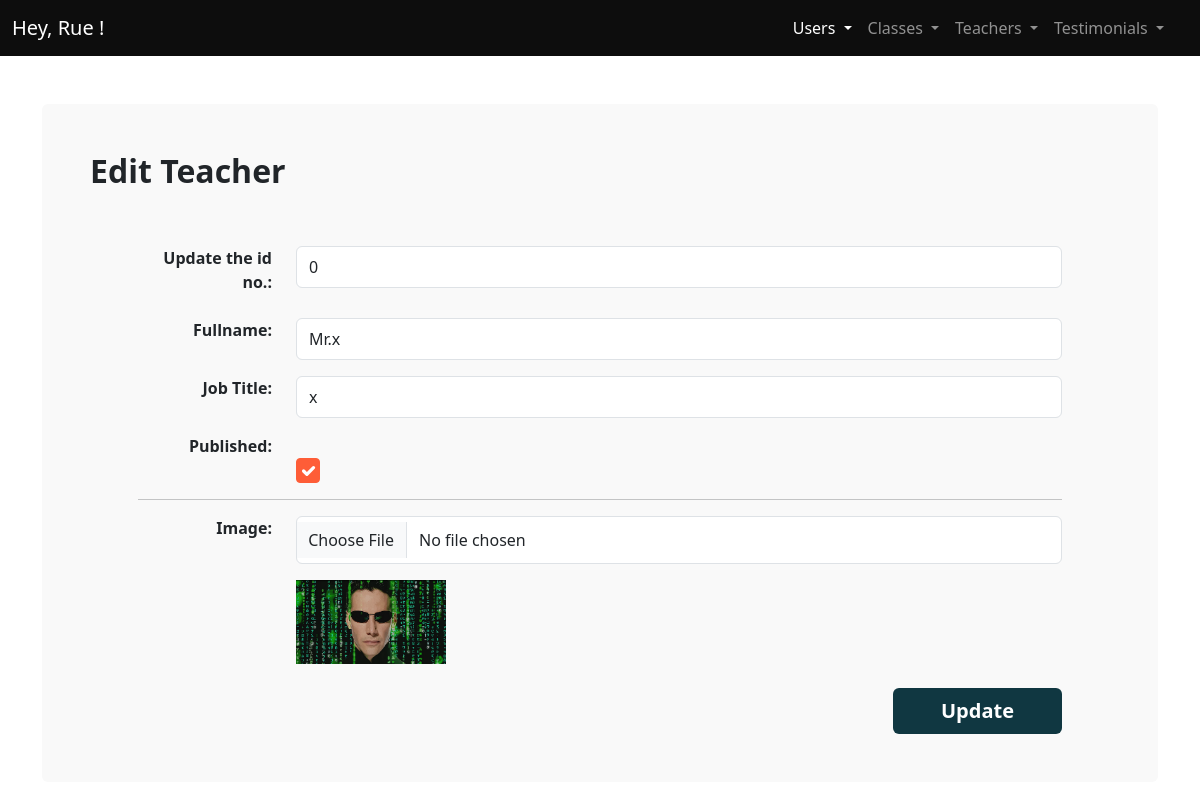
Page /admin/Updatetea.php?idtea=0 (signed in) on the committed database.
### tables this page shows
CREATE TABLE `teachers` (
  `idtea` int(11) NOT NULL,
  `regDate` timestamp NOT NULL DEFAULT current_timestamp(),
  `fullname` varchar(100) NOT NULL,
  `Jobtitle` varchar(300) NOT NULL,
  `image` varchar(150) NOT NULL,
  `pub` tinytext NOT NULL COMMENT '0 blocked; 1 active'
);

### admin/Updatetea.php (the view, shortened to what this page needs)
<?php
require_once "includes/conn.php";
if (isset($_GET['idtea'])) {
    try {
        $sql = "SELECT * FROM `teachers` WHERE idtea = ?;";
        $stmt = $conn->prepare($sql);
        $idtea = $_GET['idtea'];
        $stmt->execute([$idtea]);
        $tea = $stmt->fetch();
    } catch (PDOException $e) {
        $error = "Connection failed: " . $e->getMessage();
    }
} else {
    header('Location: ./teachers.php');
    die();
}
?>
<!DOCTYPE html>
<html lang="en">
  <head>
    <link rel="stylesheet" href="css/main.min.css" />
    <link rel="stylesheet" href="css/styles.css" />
  </head>
  <body>
    <main>
      <?php require_once "includes/NAVbar.php";?>
      <div class="container my-5">
        <div class="bg-light p-5 rounded">
          <h2 class="fw-bold fs-2 mb-5 pb-2">Edit Teacher</h2>
	      <form action="" method="POST" class="px-md-5"  enctype="multipart/form-data">
          <div class="form-group mb-3 row">
              <label for="" class="form-label col-md-2 fw-bold text-md-end"
                >Update the id no.:</label
              >
              <div class="col-md-10">
                <input
                  type="integer"
                  placeholder="e.g. 6"
                  class="form-control py-2"
                  name="idtea"
                  value="<?php echo $tea['idtea'] ?>"
                />
              </div>
            </div>
            <div class="form-group mb-3 row">
              <label for="" class="form-label col-md-2 fw-bold text-md-end"
                >Fullname:</label
              >
              <div class="col-md-10">
                <input
                  type="text"
                  placeholder="e.g. John Doe"
                  class="form-control py-2"
                  name="fullname"
                  value="<?php echo $tea['fullname'] ?>"
                />
              </div>
            </div>
            <div class="form-group mb-3 row">
              <label for="" class="form-label col-md-2 fw-bold text-md-end"
                >Job Title:</label
              >
              <div class="col-md-10">
                <input
                  type="text"
                  placeholder="e.g. Content Creator"
                  class="form-control py-2"
                  name="Jobtitle"
                  value="<?php echo $tea['Jobtitle'] ?>"
                />
              </div>
            </div>
            <div class="form-group mb-3 row">
              <label for="" class="form-label col-md-2 fw-bold text-md-end"
                >Published:</label
              >
              <div class="col-md-10">
  <input
    type="checkbox"
    class="form-check-input   btn mt-4 btn-secondary"
    <?php echo ($tea['pub'] == 1) ? "checked" : ""; ?>
    style="padding: 0.7rem"
    name="pub"
    value="<?php echo $tea['pub']; ?>"
  />
</div>
            </div>
            <hr />
            <div class="form-group mb-3 row">
              <label for="" class="form-label col-md-2 fw-bold text-md-end"
                >Image:</label
              >
              <div class="col-md-10">
                <input
                  type="file"
                  class="form-control"
                  style="padding: 0.7rem"
                  name="image"
                  value="<?php echo $tea['image'] ?>"
                />
              </div>
            </div>
            <div class="row justify-content-end">
              <div class="col-md-10">
                <img
                  src="../img/<?php echo $tea['image'] ?>"
                  alt="teacher-image"
                  style="max-width: 150px"
                />
              </div>
            </div>
            <div class="text-md-end">
              <button
                class="btn mt-4 btn-secondary text-white fs-5 fw-bold border-0 py-2 px-md-5"
              >
              Update
              </button>
            </div>
          </form>
        </div>
      </div>
    </main>
</body>
</html>

### rows in the picture
teachers: idtea "0", fullname "Mr.x", Jobtitle "x", pub "☑", image (picture)
